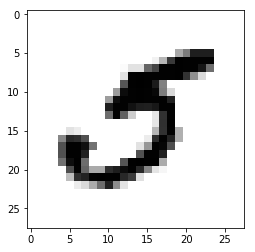
#> input picture Tool_Path_Creation/example_image_5.png, 255 x 252 px
$ python image_to_numpy.py
#> lines starting #> are read from the running program, lines starting #| are printed output that depends on the picture
from PIL import Image
import numpy as np
from matplotlib import pyplot as plt


def open_image(path):
#> called with path = 'example_image_5.png'
    return Image.open(path)
#> returned value is the input picture: PIL image 255x252 RGBA; mean R, G, B, A 223.6, 223.6, 223.6, 190.6


def image_to_numpy_array(image):
    return np.asarray(image)


def numpy_image_to_greyscale(im_array):
    return np.mean(im_array[:,:,0:3], axis=-1)
#> returned value: shape (252, 255) float64


def scale_to_white_to_black(im_array):
    a = (im_array-255)/-255
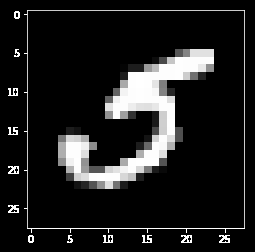
#> a: shape (252, 255) float64; min 0, max 1, mean 0.123
    a[a == np.NZERO] = 0
    return a


def show_image(im_array):
    plt.figure()
    plt.imshow(im_array, cmap='gray')
    plt.show()


if __name__ == "__main__":
    b = scale_to_white_to_black(
            numpy_image_to_greyscale(
                    image_to_numpy_array(
                            open_image("example_image_5.png"))))

    show_image(b)
